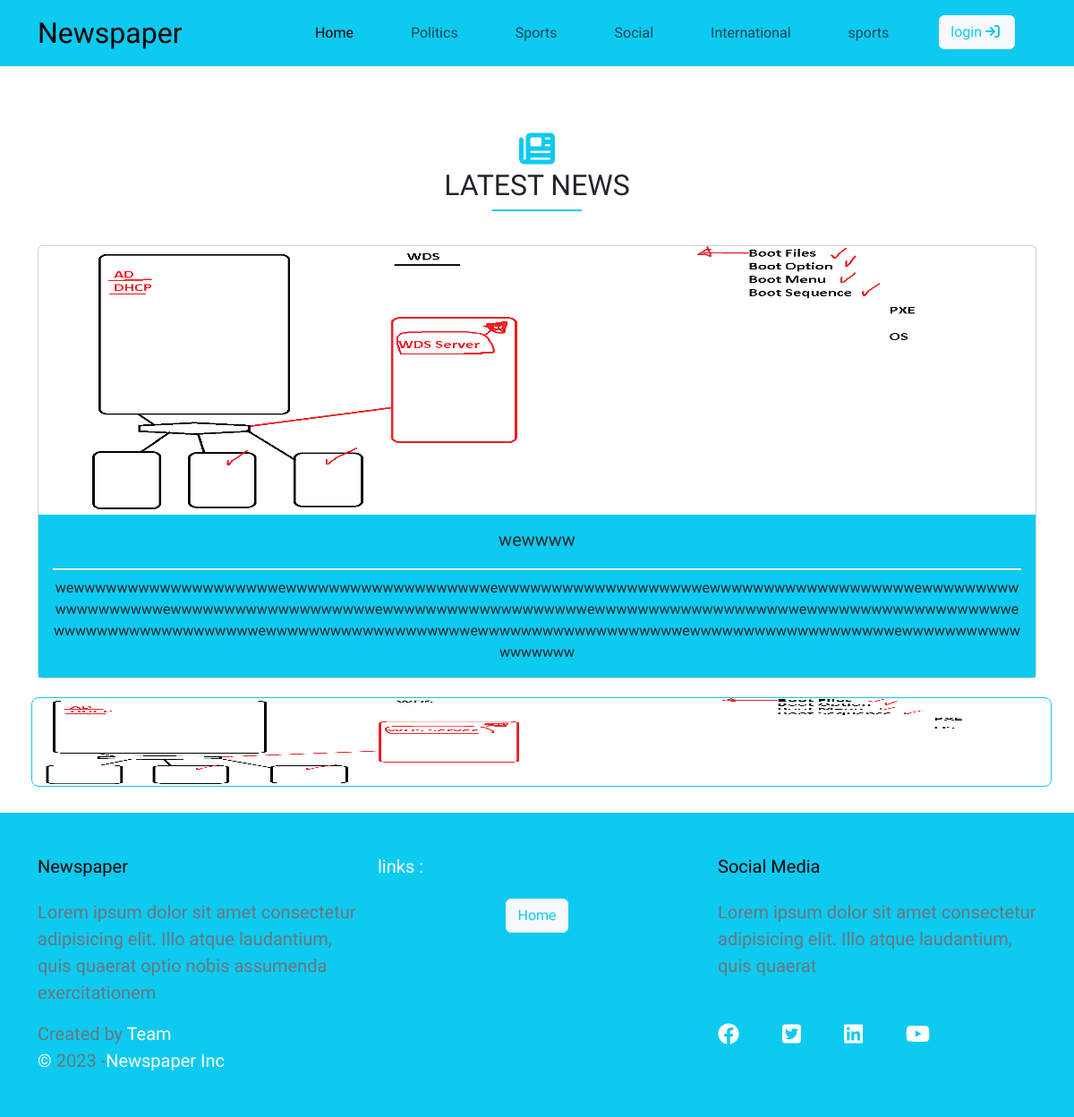
Screenshot of /news.php?id=11 with the database file from the repository.
### tables this page shows
CREATE TABLE `news` (
  `id` int(11) NOT NULL,
  `title` varchar(255) DEFAULT NULL,
  `content` text DEFAULT NULL,
  `id_editor` int(11) DEFAULT NULL,
  `id_category` int(11) DEFAULT NULL,
  `main_image` varchar(255) DEFAULT NULL
);

CREATE TABLE `news_images` (
  `id` int(11) NOT NULL,
  `id_news` int(11) DEFAULT NULL,
  `image_name` varchar(255) DEFAULT NULL
);

### lib/News.php (called while the page is built, shortened)
<?php
class News
{
    public static function retreiveNews($id)
    {
        global $dbh;
        $sql = $dbh->prepare("SELECT * FROM news WHERE id='$id'");
        $sql->execute();
        $news = $sql->fetch(PDO::FETCH_ASSOC);
        return $news;
    }
}

### lib/NewsImages.php (called while the page is built, shortened)
<?php
class NewsImages
{
    public static function retreiveAllImagesForSpecficNews($id_news)
    {
        global $dbh;
        $sql = $dbh->prepare("SELECT * FROM news_images where id_news = '$id_news'");
        $sql->execute();
        $allNews = $sql->fetchAll(PDO::FETCH_ASSOC);
        return $allNews;
    }
}

### news.php (the view, shortened to what this page needs)
<?php
    require_once 'template/navbar.tpl';
    require_once 'lib/NewsImages.php';
?>
<article class="article">
    <div class="container text-center py-4">
        <div class="main-title my-5 position-relative">
            <i class="icon fa-solid fa-newspaper mb-6"></i>
            <h2>LATEST NEWS</h2>
        </div>
        <div class="content row">
<?php
    if(isset($_GET['id'])){
        $id = $_GET['id'];
        $news = News::retreiveNews($id);
        if(is_array($news)){
            echo'<div class="col-12 text-center">
                    <div class="card mb-3">
                        <img
                            style="height: 300px;max-width:1000px; margin:auto"
                            src="upload/'.$news['main_image'].'"
                            class="card-img-top images"
                            alt=""
                        />
                        <div class="card-body border_css" style="background:#0dcaf0">
                            <h5 class="card-title"  style="border-bottom:#fff 2px solid; padding-bottom: 20px">'.$news['title'].'</h5>
                            <p class="card-text">'.$news['content'].'</p>
                        </div>
                    </div>
                </div>';
                    $allImages = NewsImages::retreiveAllImagesForSpecficNews($id);
                    if(is_array($allImages) && count($allImages)>0){
                        foreach ($allImages as $images){
                            echo '<img style="margin:5px; border:1px solid #0dcaf0; border-radius: 8px;" width="100" height="100" src="upload/'.$images['image_name'].'" />';
                        }
                    }
            }else{
                echo getMessage("no news found");
            }
        }else {
            header("Location: index.php");
                exit();
            }
?>
        </div>
    </div>
</article>

### template/css/bace.css (style rules this page uses)
:root { --main-color: #0dcaf0; }
body { height: auto; font-family: "Assistant", sans-serif; font-family: "Roboto", sans-serif; font-family: "Ubuntu", sans-serif; font-family: "Work Sans", sans-serif; }
.navbar .logo { font-size: 2rem; }
.article .main-title .icon { font-size: 40px; color: var(--main-color); }
.main-title::after { content: ""; width: 100px; height: 2px; background-color: var(--main-color); position: absolute; bottom: -10px; left: 50%; transform: translateX(-50%); }
.footer { background-color: var(--main-color); }
.footer .icon-2 { color: white; font-size: 1.5rem; }
.footer span, .footer { color: #fff; font-size: 20px; }

### rows the page displays
news: main_image (picture), title "wewwww", content "wewwwwwwwwwwwwwwwwwwwewwwwwwwwwwwwwwwwwwwewwwwwwwwwwwwwwwwwwwewwwwwwwwwwwwwwwwwwwewwwwwwwwwwwwwwwwwwwewwwwwwwwwwwwwwwwwwwewwwwwwwwwwwwwwwwwwwewwwwwwwwwwwwwwwwwwwewwwwwwwwwwwwwwwwwwwewwwwwwwwwwwwwwwwwwwewwwwwwwwwwwwwwwwwwwewwwwwwwwwwwwwwwwwwwewwwwwwwwwwwwwwwwwwwewwwwwwwwwwwwwwwwww"
news_images: image_name (picture)
